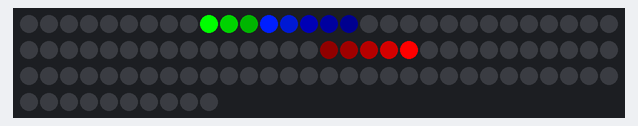
Simulated run of this sketch. Board: Arduino Uno, built with avr-gcc and run on an emulated ATmega328P. Parts: 100 RGB LEDs in strip order, left to right, continuing on the next row.

Above: at 0.14 s.
At 3.09 s:
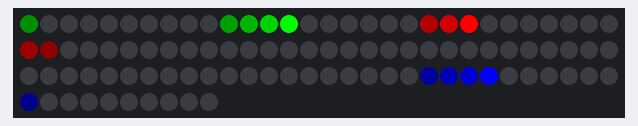
At 6.04 s:
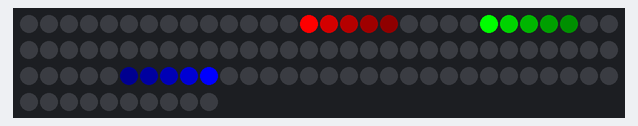
At 11.95 s:
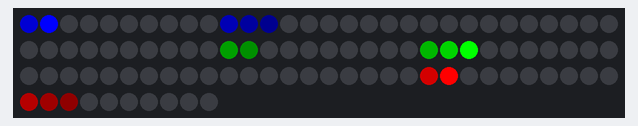
At 23.75 s:
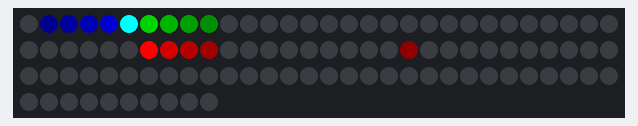
At 39.65 s:
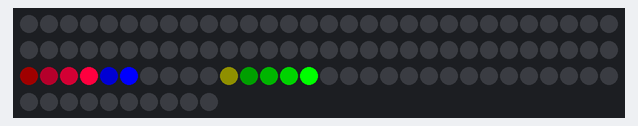

The sketch:

WS2812Test4.ino
```cpp
#include <Util.h>

class Mover
{
public:
  rgb color;
  int tail;
  int pos;
  int velocity;

  Mover(rgb color, int tail = 2, int pos = 0, int velocity = 1)
    : color(color), tail(tail), pos(pos), velocity(velocity)
  {
    // nop
  }

  void render()
  {
    for (int i = 0; i <= tail; ++i)
      led_add((pos + ((velocity > 0) ? -i : i)) % NUMPIXELS, color, 1.0 / pow(2, i));
  }

  void move()
  {
    pos += velocity;
    if (pos < 0)
      pos = NUMPIXELS + pos;
  }
};

void setup() {
  pixels.begin();
  for (int i = 0; i < NUMPIXELS; i++)
    pixels.setPixelColor(i, pixels.Color(0,0,0)); // Moderately bright black color.

  pixels.show();
}


const int delayval = 200;

const int numMovers = 3;
Mover movers[numMovers] = {Mover({0, 1, 0}, 4, 0, 1),
                           Mover({0, 0, 1}, 4, 12, -2),
                           Mover({1, 0, 0}, 4, 40, -1)};

int x = 0;

void loop() {
  for (int i = 0; i < NUMPIXELS; ++i)
  {
    led((x+i)%NUMPIXELS, {0,0,0});
  }

  for (int i = 0; i < numMovers; ++i)
  {
    movers[i].render();
    movers[i].move();
  }

  pixels.show();
  delay(delayval);
}
```
